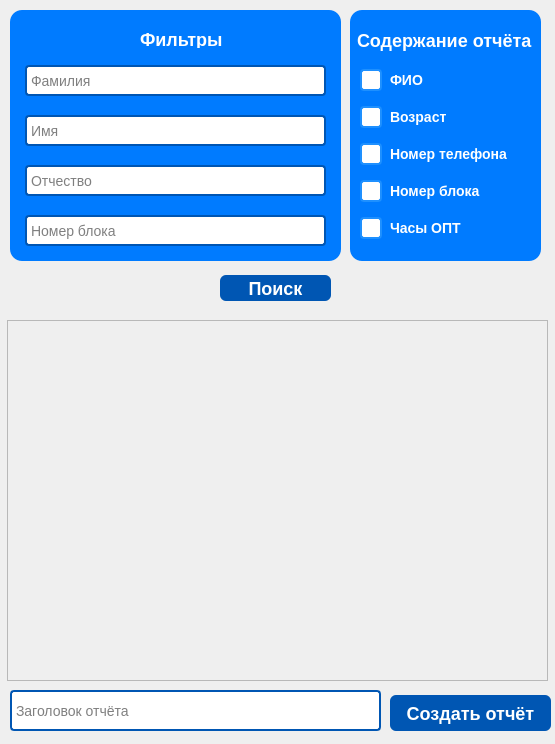
<?xml version="1.0" encoding="UTF-8"?>
<ui version="4.0">
 <class>CreateReportWindow</class>
 <widget class="QDialog" name="CreateReportWindow">
  <property name="geometry">
   <rect>
    <x>0</x>
    <y>0</y>
    <width>555</width>
    <height>744</height>
   </rect>
  </property>
  <property name="windowTitle">
   <string>Dialog</string>
  </property>
  <widget class="QGroupBox" name="groupBox">
   <property name="geometry">
    <rect>
     <x>10</x>
     <y>10</y>
     <width>331</width>
     <height>251</height>
    </rect>
   </property>
   <property name="styleSheet">
    <string notr="true">QWidget {
    background-color: #007BFF; /* Синий фон для окна */
    border-radius: 12px; /* Закругленные углы */
}</string>
   </property>
   <property name="title">
    <string/>
   </property>
   <widget class="QLabel" name="label">
    <property name="geometry">
     <rect>
      <x>130</x>
      <y>20</y>
      <width>91</width>
      <height>18</height>
     </rect>
    </property>
    <property name="styleSheet">
     <string notr="true">color: #FFFFFF;
font-size: 18px; /* Размер шрифта кнопки */
font-weight: bold; /* Жирный текст */</string>
    </property>
    <property name="text">
     <string>Фильтры</string>
    </property>
   </widget>
   <widget class="QLineEdit" name="patronymEdit">
    <property name="geometry">
     <rect>
      <x>15</x>
      <y>155</y>
      <width>301</width>
      <height>31</height>
     </rect>
    </property>
    <property name="styleSheet">
     <string notr="true">QLineEdit {
    background-color: #FFFFFF; /* Белый фон для полей ввода */
    border: 2px solid #0056b3; /* Синяя рамка */
    border-radius: 4px; /* Закругленные углы */
    padding: 2px; /* Отступы внутри поля */
    font-size: 14px; /* Размер шрифта */
}

QLineEdit:focus {
    border-color: #007BFF; /* Цвет рамки при фокусе */
}</string>
    </property>
    <property name="placeholderText">
     <string>Отчество</string>
    </property>
   </widget>
   <widget class="QLineEdit" name="nameEdit">
    <property name="geometry">
     <rect>
      <x>15</x>
      <y>105</y>
      <width>301</width>
      <height>31</height>
     </rect>
    </property>
    <property name="styleSheet">
     <string notr="true">QLineEdit {
    background-color: #FFFFFF; /* Белый фон для полей ввода */
    border: 2px solid #0056b3; /* Синяя рамка */
    border-radius: 4px; /* Закругленные углы */
    padding: 2px; /* Отступы внутри поля */
    font-size: 14px; /* Размер шрифта */
}

QLineEdit:focus {
    border-color: #007BFF; /* Цвет рамки при фокусе */
}</string>
    </property>
    <property name="placeholderText">
     <string>Имя</string>
    </property>
   </widget>
   <widget class="QLineEdit" name="blockEdit">
    <property name="geometry">
     <rect>
      <x>15</x>
      <y>205</y>
      <width>301</width>
      <height>31</height>
     </rect>
    </property>
    <property name="styleSheet">
     <string notr="true">QLineEdit {
    background-color: #FFFFFF; /* Белый фон для полей ввода */
    border: 2px solid #0056b3; /* Синяя рамка */
    border-radius: 4px; /* Закругленные углы */
    padding: 2px; /* Отступы внутри поля */
    font-size: 14px; /* Размер шрифта */
}

QLineEdit:focus {
    border-color: #007BFF; /* Цвет рамки при фокусе */
}</string>
    </property>
    <property name="placeholderText">
     <string>Номер блока</string>
    </property>
   </widget>
   <widget class="QLineEdit" name="surnameEdit">
    <property name="geometry">
     <rect>
      <x>15</x>
      <y>55</y>
      <width>301</width>
      <height>31</height>
     </rect>
    </property>
    <property name="styleSheet">
     <string notr="true">QLineEdit {
    background-color: #FFFFFF; /* Белый фон для полей ввода */
    border: 2px solid #0056b3; /* Синяя рамка */
    border-radius: 4px; /* Закругленные углы */
    padding: 2px; /* Отступы внутри поля */
    font-size: 14px; /* Размер шрифта */
}

QLineEdit:focus {
    border-color: #007BFF; /* Цвет рамки при фокусе */
}</string>
    </property>
    <property name="placeholderText">
     <string>Фамилия</string>
    </property>
   </widget>
  </widget>
  <widget class="QScrollArea" name="scrollArea">
   <property name="geometry">
    <rect>
     <x>7</x>
     <y>320</y>
     <width>541</width>
     <height>361</height>
    </rect>
   </property>
   <property name="widgetResizable">
    <bool>true</bool>
   </property>
   <widget class="QWidget" name="scrollAreaWidgetContents">
    <property name="geometry">
     <rect>
      <x>0</x>
      <y>0</y>
      <width>539</width>
      <height>359</height>
     </rect>
    </property>
   </widget>
  </widget>
  <widget class="QGroupBox" name="groupBox_2">
   <property name="geometry">
    <rect>
     <x>350</x>
     <y>10</y>
     <width>191</width>
     <height>251</height>
    </rect>
   </property>
   <property name="styleSheet">
    <string notr="true">QWidget {
    background-color: #007BFF; /* Синий фон для окна */
    border-radius: 12px; /* Закругленные углы */
}</string>
   </property>
   <property name="title">
    <string/>
   </property>
   <widget class="QWidget" name="verticalLayoutWidget">
    <property name="geometry">
     <rect>
      <x>10</x>
      <y>50</y>
      <width>171</width>
      <height>191</height>
     </rect>
    </property>
    <layout class="QVBoxLayout" name="verticalLayout_2">
     <item>
      <widget class="QCheckBox" name="checkSNP">
       <property name="cursor">
        <cursorShape>PointingHandCursor</cursorShape>
       </property>
       <property name="mouseTracking">
        <bool>true</bool>
       </property>
       <property name="styleSheet">
        <string notr="true">QCheckBox {
    color: white;
    font-size: 14px;
    font-weight: bold;
    spacing: 8px;
}

QCheckBox::indicator {
    width: 18px;
    height: 18px;
    border-radius: 4px;
	 background-color: white; 
    border: 2px solid #1E90FF; 
}

QCheckBox::indicator:checked {
    background-color: #00FF00; 
}

QCheckBox::indicator:checked:pressed {
    background-color: #000080; 
}

QCheckBox::indicator:hover {
    background-color: #00BFFF; 
}</string>
       </property>
       <property name="text">
        <string>ФИО</string>
       </property>
      </widget>
     </item>
     <item>
      <widget class="QCheckBox" name="checkAge">
       <property name="cursor">
        <cursorShape>PointingHandCursor</cursorShape>
       </property>
       <property name="styleSheet">
        <string notr="true">QCheckBox {
    color: white;
    font-size: 14px;
    font-weight: bold;
    spacing: 8px;
}

QCheckBox::indicator {
    width: 18px;
    height: 18px;
    border-radius: 4px;
    background-color: white; /* Изначально белый фон */
    border: 2px solid #1E90FF; /* Граница для видимости */
}

QCheckBox::indicator:unchecked {
    background-color: white; /* Белый фон, когда не выбран */
}

QCheckBox::indicator:checked {
    background-color: #00FF00; /* Тёмно-синий фон при выборе */
}

QCheckBox::indicator:checked:pressed {
    background-color: #000080; /* Темно-синий фон при нажатии */
}

QCheckBox::indicator:hover {
    background-color: #00BFFF; /* Светло-синий при наведении */
}

/* Убираем лишние стили для галочки */
QCheckBox::indicator:checked {
    border: 2px solid #1E90FF; /* Граница при выборе */
}</string>
       </property>
       <property name="text">
        <string>Возраст</string>
       </property>
      </widget>
     </item>
     <item>
      <widget class="QCheckBox" name="checkPhone">
       <property name="cursor">
        <cursorShape>PointingHandCursor</cursorShape>
       </property>
       <property name="styleSheet">
        <string notr="true">QCheckBox {
    color: white;
    font-size: 14px;
    font-weight: bold;
    spacing: 8px;
}

QCheckBox::indicator {
    width: 18px;
    height: 18px;
    border-radius: 4px;
    background-color: white; /* Изначально белый фон */
    border: 2px solid #1E90FF; /* Граница для видимости */
}

QCheckBox::indicator:unchecked {
    background-color: white; /* Белый фон, когда не выбран */
}

QCheckBox::indicator:checked {
    background-color: #00FF00; /* Тёмно-синий фон при выборе */
}

QCheckBox::indicator:checked:pressed {
    background-color: #000080; /* Темно-синий фон при нажатии */
}

QCheckBox::indicator:hover {
    background-color: #00BFFF; /* Светло-синий при наведении */
}

/* Убираем лишние стили для галочки */
QCheckBox::indicator:checked {
    border: 2px solid #1E90FF; /* Граница при выборе */
}</string>
       </property>
       <property name="text">
        <string>Номер телефона</string>
       </property>
      </widget>
     </item>
     <item>
      <widget class="QCheckBox" name="checkBlock">
       <property name="cursor">
        <cursorShape>PointingHandCursor</cursorShape>
       </property>
       <property name="styleSheet">
        <string notr="true">QCheckBox {
    color: white;
    font-size: 14px;
    font-weight: bold;
    spacing: 8px;
}

QCheckBox::indicator {
    width: 18px;
    height: 18px;
    border-radius: 4px;
    background-color: white; /* Изначально белый фон */
    border: 2px solid #1E90FF; /* Граница для видимости */
}

QCheckBox::indicator:unchecked {
    background-color: white; /* Белый фон, когда не выбран */
}

QCheckBox::indicator:checked {
    background-color: #00FF00; /* Тёмно-синий фон при выборе */
}

QCheckBox::indicator:checked:pressed {
    background-color: #000080; /* Темно-синий фон при нажатии */
}

QCheckBox::indicator:hover {
    background-color: #00BFFF; /* Светло-синий при наведении */
}

/* Убираем лишние стили для галочки */
QCheckBox::indicator:checked {
    border: 2px solid #1E90FF; /* Граница при выборе */
}</string>
       </property>
       <property name="text">
        <string>Номер блока</string>
       </property>
      </widget>
     </item>
     <item>
      <widget class="QCheckBox" name="checkOpt">
       <property name="cursor">
        <cursorShape>PointingHandCursor</cursorShape>
       </property>
       <property name="styleSheet">
        <string notr="true">QCheckBox {
    color: white;
    font-size: 14px;
    font-weight: bold;
    spacing: 8px;
}

QCheckBox::indicator {
    width: 18px;
    height: 18px;
    border-radius: 4px;
    background-color: white; /* Изначально белый фон */
    border: 2px solid #1E90FF; /* Граница для видимости */
}

QCheckBox::indicator:unchecked {
    background-color: white; /* Белый фон, когда не выбран */
}

QCheckBox::indicator:checked {
    background-color: #00FF00; /* Тёмно-синий фон при выборе */
}

QCheckBox::indicator:checked:pressed {
    background-color: #000080; /* Темно-синий фон при нажатии */
}

QCheckBox::indicator:hover {
    background-color: #00BFFF; /* Светло-синий при наведении */
}

/* Убираем лишние стили для галочки */
QCheckBox::indicator:checked {
    border: 2px solid #1E90FF; /* Граница при выборе */
}</string>
       </property>
       <property name="text">
        <string>Часы ОПТ</string>
       </property>
      </widget>
     </item>
    </layout>
   </widget>
   <widget class="QLabel" name="label_2">
    <property name="geometry">
     <rect>
      <x>7</x>
      <y>20</y>
      <width>181</width>
      <height>21</height>
     </rect>
    </property>
    <property name="styleSheet">
     <string notr="true">color: #FFFFFF;
font-size: 18px; /* Размер шрифта кнопки */
font-weight: bold; /* Жирный текст */</string>
    </property>
    <property name="text">
     <string>Содержание отчёта</string>
    </property>
   </widget>
  </widget>
  <widget class="QPushButton" name="searchButton">
   <property name="geometry">
    <rect>
     <x>220</x>
     <y>270</y>
     <width>111</width>
     <height>31</height>
    </rect>
   </property>
   <property name="cursor">
    <cursorShape>PointingHandCursor</cursorShape>
   </property>
   <property name="styleSheet">
    <string notr="true">QPushButton {
    background-color: #0056b3; /* Основной цвет фона кнопки */
    color: white; /* Цвет текста кнопки */
    border: none; /* Убираем рамки */
    border-radius: 6px; /* Закругленные углы */
    padding: 5px; /* Отступы внутри кнопки */
    font-size: 18px; /* Размер шрифта кнопки */
    font-weight: bold; /* Жирный текст */
    margin-top: 5px; /* Отступ сверху */
}

QPushButton:hover {
    background-color: #004085; /* Темнее при наведении */
}

QPushButton:pressed {
    background-color: #003366; /* Цвет при нажатии */
}</string>
   </property>
   <property name="text">
    <string>Поиск</string>
   </property>
  </widget>
  <widget class="QPushButton" name="createReportButton">
   <property name="geometry">
    <rect>
     <x>390</x>
     <y>690</y>
     <width>161</width>
     <height>41</height>
    </rect>
   </property>
   <property name="cursor">
    <cursorShape>PointingHandCursor</cursorShape>
   </property>
   <property name="styleSheet">
    <string notr="true">QPushButton {
    background-color: #0056b3; /* Основной цвет фона кнопки */
    color: white; /* Цвет текста кнопки */
    border: none; /* Убираем рамки */
    border-radius: 6px; /* Закругленные углы */
    padding: 5px; /* Отступы внутри кнопки */
    font-size: 18px; /* Размер шрифта кнопки */
    font-weight: bold; /* Жирный текст */
    margin-top: 5px; /* Отступ сверху */
}

QPushButton:hover {
    background-color: #004085; /* Темнее при наведении */
}

QPushButton:pressed {
    background-color: #003366; /* Цвет при нажатии */
}</string>
   </property>
   <property name="text">
    <string>Создать отчёт</string>
   </property>
  </widget>
  <widget class="QLineEdit" name="titleEdit">
   <property name="geometry">
    <rect>
     <x>10</x>
     <y>690</y>
     <width>371</width>
     <height>41</height>
    </rect>
   </property>
   <property name="styleSheet">
    <string notr="true">QLineEdit {
    background-color: #FFFFFF; /* Белый фон для полей ввода */
    border: 2px solid #0056b3; /* Синяя рамка */
    border-radius: 4px; /* Закругленные углы */
    padding: 2px; /* Отступы внутри поля */
    font-size: 14px; /* Размер шрифта */
}

QLineEdit:focus {
    border-color: #007BFF; /* Цвет рамки при фокусе */
}</string>
   </property>
   <property name="placeholderText">
    <string>Заголовок отчёта</string>
   </property>
  </widget>
 </widget>
 <resources/>
 <connections/>
</ui>
